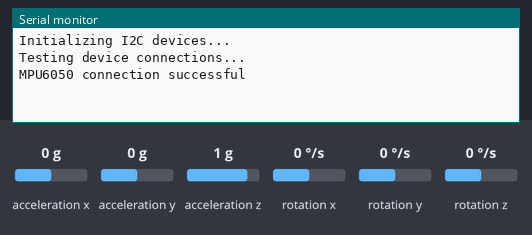
A sketch run on a simulated Arduino Uno, built with avr-gcc and run on an emulated ATmega328P. On the bench: the last lines printed to the serial monitor. Inputs (shaded band) come from the test bench; at power-on: acceleration x 0 g, acceleration y 0 g, acceleration z 1 g, rotation x 0 °/s, rotation y 0 °/s, rotation z 0 °/s.

Above: at 1.2 s.
1.3 s: acceleration x set to -1.4 g
At 2.3 s:
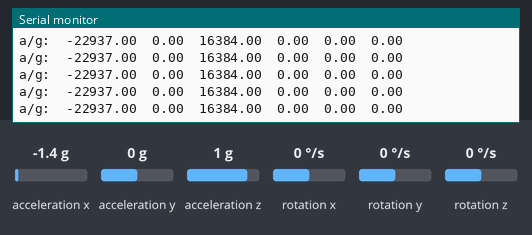
3.8 s: acceleration y set to -1.4 g
At 4.8 s:
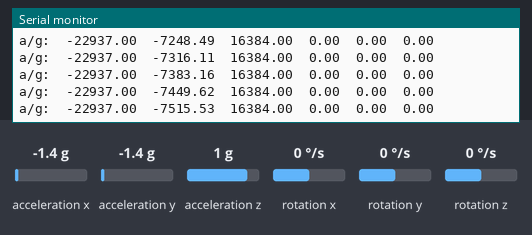
6.8 s: acceleration z set to -1.4 g
At 7.6 s:
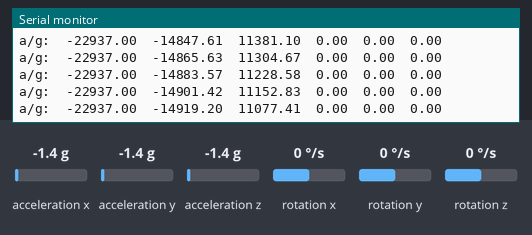
9.8 s: rotation x set to -192 °/s
At 10.9 s:
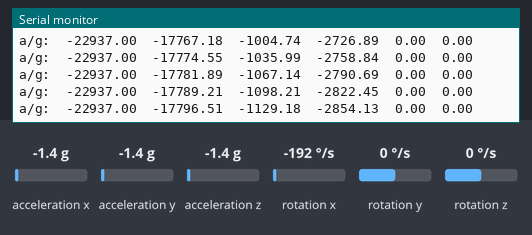
12.8 s: rotation y set to -100 °/s
At 13.6 s:
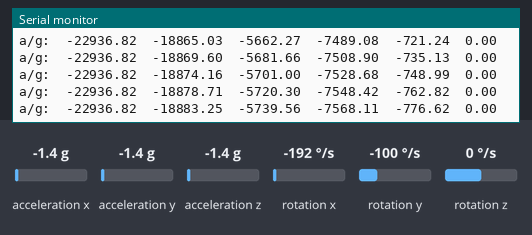
15.8 s: rotation z set to -100 °/s
At 16.9 s:
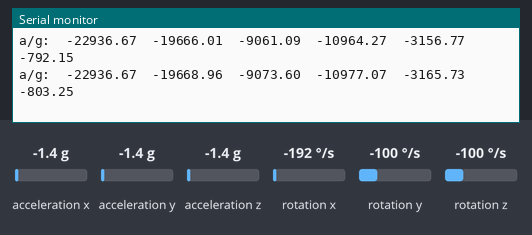
Timing chart, 0 to 18.8 s (numbered marks = the images above; inputs shaded):
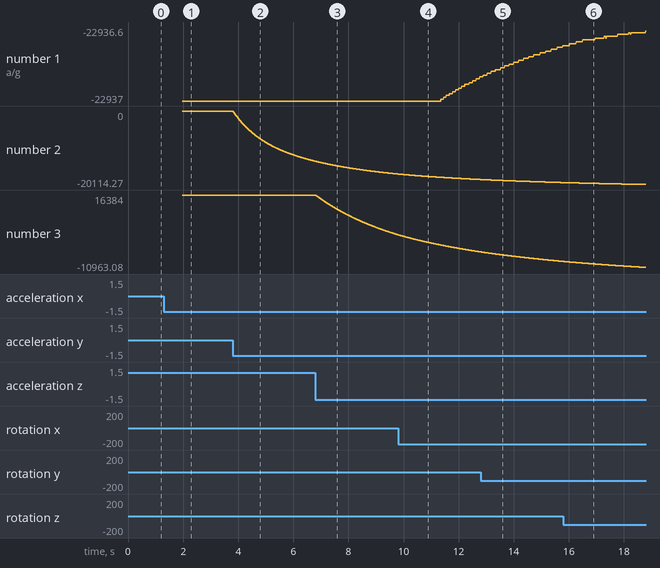

The sketch:

MPU6050_calibration.ino
```cpp
#include "I2Cdev.h"
#include "MPU6050.h"

#if I2CDEV_IMPLEMENTATION == I2CDEV_ARDUINO_WIRE
    #include "Wire.h"
#endif

MPU6050 accelgyro;

int16_t ax, ay, az;
int16_t gx, gy, gz;

void setup() {
    #if I2CDEV_IMPLEMENTATION == I2CDEV_ARDUINO_WIRE
        Wire.begin();
    #elif I2CDEV_IMPLEMENTATION == I2CDEV_BUILTIN_FASTWIRE
        Fastwire::setup(400, true);
    #endif

    Serial.begin(38400);

    // initialize device
    Serial.println("Initializing I2C devices...");
    accelgyro.initialize();

    // verify connection
    Serial.println("Testing device connections...");
    Serial.println(accelgyro.testConnection() ? "MPU6050 connection successful" : "MPU6050 connection failed");
}

int cnt = 0, t = 0;
double ave_ax = 0.0, ave_ay = 0.0, ave_az = 0.0;
double ave_gx = 0.0, ave_gy = 0.0, ave_gz = 0.0;

void loop() {
    // read raw measurements from device
    accelgyro.getMotion6(&ax, &ay, &az, &gx, &gy, &gz);

    t += 1;
    if (t > 500) {
        cnt += 1;
        // calculate average value to eliminate noises
        ave_ax = (double(cnt - 1) * ave_ax + ax) / double(cnt);
        ave_ay = (double(cnt - 1) * ave_ay + ay) / double(cnt);
        ave_az = (double(cnt - 1) * ave_az + az) / double(cnt);
        ave_gx = (double(cnt - 1) * ave_gx + gx) / double(cnt);
        ave_gy = (double(cnt - 1) * ave_gy + gy) / double(cnt);
        ave_gz = (double(cnt - 1) * ave_gz + gz) / double(cnt);

        Serial.print("a/g:\t");
        Serial.print(ave_ax); Serial.print("\t");
        Serial.print(ave_ay); Serial.print("\t");
        Serial.print(ave_az); Serial.print("\t");
        Serial.print(ave_gx); Serial.print("\t");
        Serial.print(ave_gy); Serial.print("\t");
        Serial.println(ave_gz);
    }
}
```

Measured:
- after the input at 1.3 s, the serial monitor: prints a new line after 0.68 s (image 1)
- after the input at 3.8 s, the serial monitor: prints a new line at once (image 2)
- plotted number 2: 0 → -13644.58 after the input at 3.8 s
